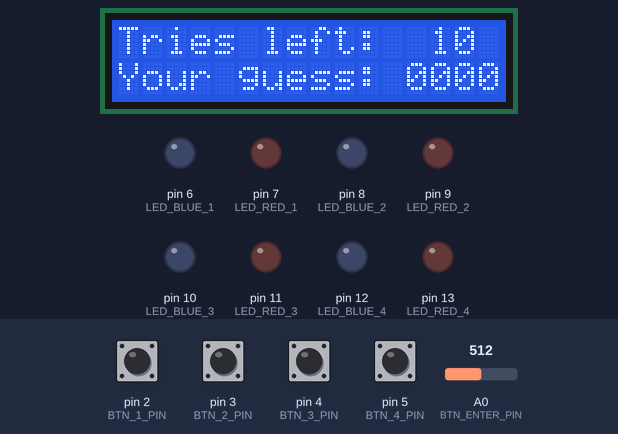
A sketch run on a simulated Arduino Uno, built with avr-gcc and run on an emulated ATmega328P. On the bench: 16×2 character LCD, output pins drawn as LEDs (lit = HIGH). The inputs (shaded band) are chosen by the test bench; at power-on: pin 2 (BTN_1_PIN), pin 3 (BTN_2_PIN), pin 4 (BTN_3_PIN), pin 5 (BTN_4_PIN) LOW, A0 (BTN_ENTER_PIN) = 512. Random numbers use the default seed unless the sketch sets one; what the sketch prints to the serial monitor is not drawn.

Above: at 3.3 s.
3.4 s: pin 2 (BTN_1_PIN) pulled HIGH for 1 s
At 4.45 s:
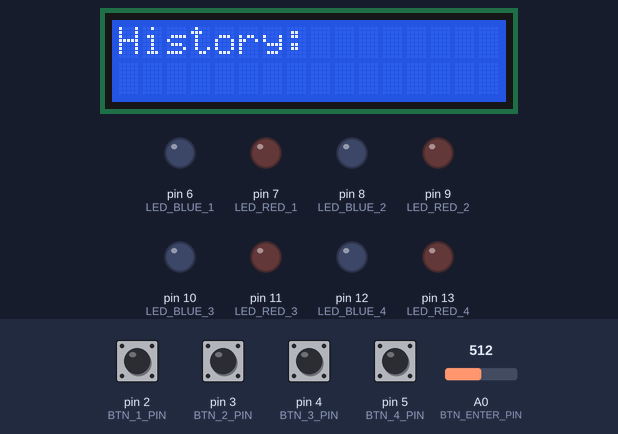
6.0 s: pin 3 (BTN_2_PIN) pulled HIGH for 0.15 s
At 7.3 s:
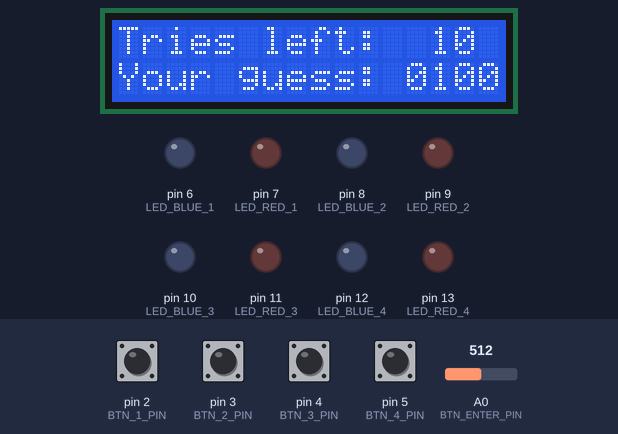
7.6 s: pin 4 (BTN_3_PIN) pulled HIGH for 0.15 s
At 8.6 s:
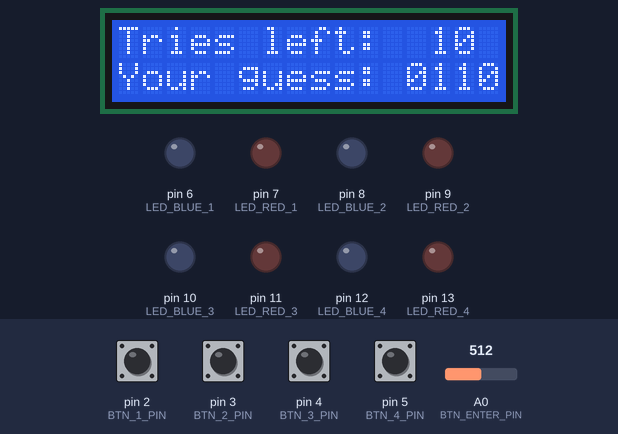
9.2 s: pin 5 (BTN_4_PIN) pulled HIGH for 0.15 s
At 9.8 s:
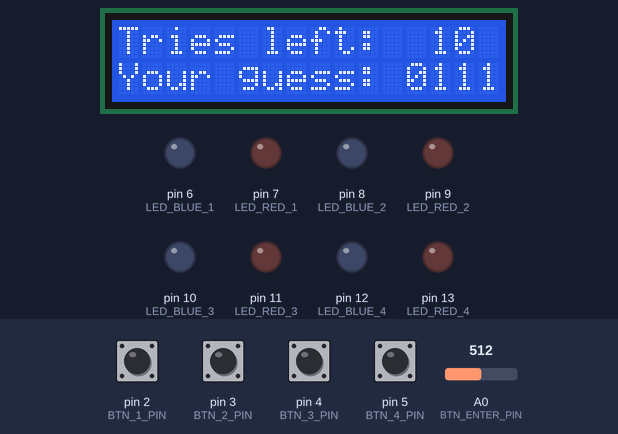
10.8 s: pin 2 (BTN_1_PIN) pulled HIGH for 0.15 s
At 11.5 s:
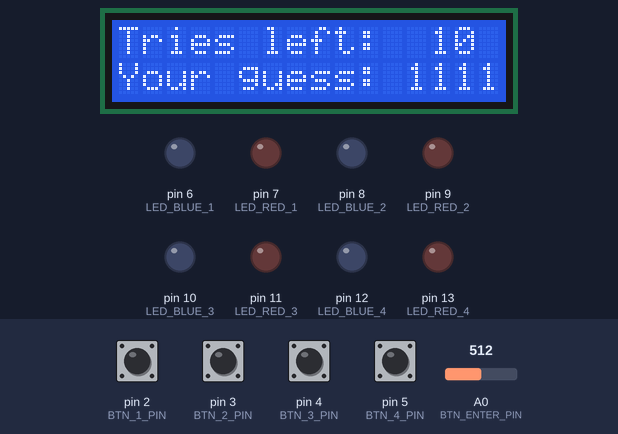
12.5 s: pin 3 (BTN_2_PIN) pulled HIGH for 1 s
At 14.7 s:
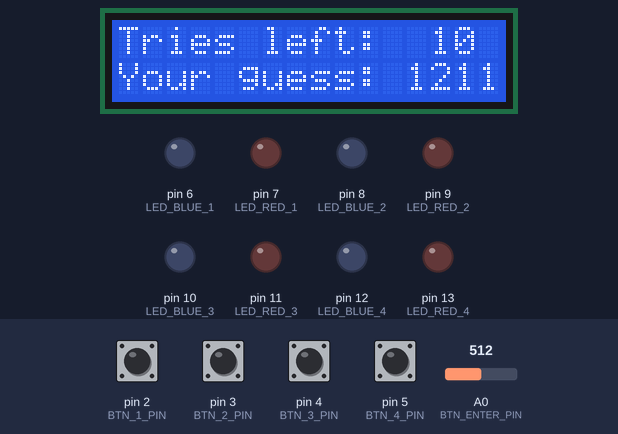
Timing chart, 0 to 16.0 s (numbered marks = the images above; inputs shaded):
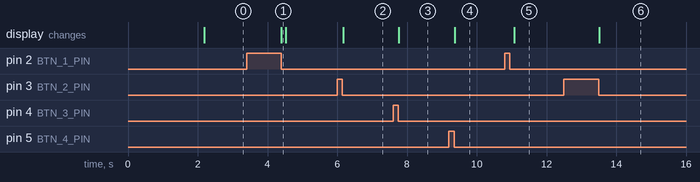

Measured:
- after the input at 3.4 s, the display: changes after 0.99 s (image 1)
- after the input at 6.0 s, the display: changes after 0.17 s (image 2)
- after the input at 7.6 s, the display: changes after 0.17 s (image 3)
- after the input at 9.2 s, the display: changes after 0.17 s (image 4)
- after the input at 10.8 s, the display: changes after 0.28 s (image 5)
- after the input at 12.5 s, the display: changes after 1.0 s (image 6)

The sketch:

ps6.ino
```cpp
#include <Arduino.h>
#include "lcd_wrapper.h"
#include "mastermind.h"

void setup() {
  Serial.begin(9600);
  randomSeed(analogRead(0));
  lcd_init();
  for(int i = 6; i <= 13; i++){
    pinMode(i,OUTPUT);
  }
  for(int i = 2; i <= 5; i++){
    pinMode(i,INPUT);
  }
  pinMode(A0,INPUT);
  delay(2000);

}


void loop() {
  char* code = generate_code(false, 4);
  play_game(code);
  free(code);
}
```

mastermind.cpp
```cpp
#include <Arduino.h>
#include <string.h>
#include "lcd_wrapper.h"
#include "mastermind.h"

bool is_enter_pressed(){
  if(analogRead(BTN_ENTER_PIN) == 0)return true;
  return false;
}

void play_game(char* secret){
  Serial.println(secret);
  char* guess_code = (char*)calloc(4+1,sizeof(char));
  for(int i = 0; i < 4; i++){
    guess_code[i] = 48;
  }
  char* tries_left = (char*)calloc(2+1,sizeof(char));
  int columns = 1, rows = 10;
  char* history[rows][columns];
  int peg_a = 0, peg_b = 0, hp = 10, i = 4, history_counter = 0, btn_one_calc = 0, history_index = 0;
  tries_left[0] = 49;
  tries_left[1] = 48;


  turn_off_leds();
  lcd_clear();
  lcd_set_cursor(1,0);
  lcd_print("Your guess: ");
  lcd_set_cursor(1,12);
  lcd_print(guess_code);
  lcd_set_cursor(0,0);
  lcd_print("Tries left: ");
  lcd_set_cursor(0,13);
  lcd_print(tries_left);

  while(peg_a != 4 && hp > 0){
    while(is_enter_pressed() == false){
      delay(100);
      if(digitalRead(BTN_1_PIN) == HIGH){
        while(digitalRead(BTN_1_PIN) == HIGH){
          delay(80);
          btn_one_calc++;
          if(btn_one_calc > 100)btn_one_calc = 11;
          if(btn_one_calc > 10){
            if(digitalRead(BTN_2_PIN) == HIGH)history_index--;
            while(digitalRead(BTN_2_PIN) == HIGH);
            if(digitalRead(BTN_3_PIN) == HIGH)history_index++;
            while(digitalRead(BTN_3_PIN) == HIGH);
            if(history_index < 0)history_index = history_counter - 1;
            if(history_index >= history_counter)history_index = 0;
            render_history(secret, *history, history_index);
          }
        }
        lcd_clear();
        lcd_set_cursor(1,0);
        lcd_print("Your guess: ");
        lcd_set_cursor(1,12);
        lcd_print(guess_code);
        lcd_set_cursor(0,0);
        lcd_print("Tries left: ");
        lcd_set_cursor(0,13);
        lcd_print(tries_left);
        if(btn_one_calc <= 10)i = 0;
        btn_one_calc = 0;
      }

      if(digitalRead(BTN_2_PIN) == HIGH)i = 1;
      while(digitalRead(BTN_2_PIN) == HIGH);
      if(digitalRead(BTN_3_PIN) == HIGH)i = 2;
      while(digitalRead(BTN_3_PIN) == HIGH);
      if(digitalRead(BTN_4_PIN) == HIGH)i = 3;
      while(digitalRead(BTN_4_PIN) == HIGH);
      if(i < 4){
        guess_code[i] += 1;
        if(guess_code[i] > 57)guess_code[i] = 48;
        //lcd_clear();
        lcd_set_cursor(1,0);
        lcd_print("Your guess: ");
        lcd_set_cursor(1,12);
        lcd_print(guess_code);
        //delay(200);
      }
      i = 4;

    }
    while(is_enter_pressed() == true);

    get_score(secret, guess_code, &peg_a, &peg_b);
    render_leds(peg_a, peg_b);
    if(peg_a != 4){
      hp--;
      tries_left[0] = 48;
      tries_left[1] = 48 + hp;
      lcd_set_cursor(0,13);
      lcd_print(tries_left);
    }
    strcpy(history[history_counter][0],guess_code);
    //Serial.println(history[history_counter][0]);
    history_counter++;
  }
  if(peg_a == 4){
    lcd_clear();
    lcd_set_cursor(0,1);
    lcd_print("Congratulations");
    lcd_set_cursor(1,4);
    lcd_print("YOU WON!");
    win_leds();
    delay(3000);
  }
  if(hp == 0){
    lcd_clear();
    lcd_set_cursor(0,0);
    lcd_print("NO LUCK YOU LOST");
    delay(3000);
  }
  free(guess_code);
  free(tries_left);
}


void render_history(char* secret, char** history, const int entry_nr){
  char* history_string = (char*)calloc(4+1,sizeof(char));
  int peg_a = 0, peg_b = 0;
  turn_off_leds();
  get_score(secret, &history[entry_nr][0], &peg_a, &peg_b);
  strcpy(history_string, history[entry_nr]);
  render_leds(peg_a,peg_b);
  lcd_set_cursor(0,0);
  lcd_clear();
  lcd_set_cursor(0,0);
  lcd_print("History: ");
  lcd_set_cursor(0,10);
  lcd_print(history_string);
  delay(100);
  free(history_string);
}

void get_score(const char* secret, const char* guess, int* peg_a, int* peg_b){
  *peg_a = 0;
  *peg_b = 0;
  for(int i = 0; i < 4; i++){
      if(secret[i] == guess[i])*peg_a = *peg_a + 1;

  }
  for(int i = 0; i < 4; i++){
    for(int j = 0; j < 4; j++){
      if(secret[i] == guess[j])*peg_b = *peg_b + 1;
    }
  }
}

char* generate_code(bool repeat, int length){
  if(length < 1)return NULL;
  char* code = (char*)calloc(length+1,sizeof(char));
  int min, max, count = 0;
  min = 0;
  max = 10;
  if(repeat == true){
    while(length > count){
      code[count] = (char)(random(min, max) + 48);
      count++;
    }
  }
  if(repeat == false){
    while(length > count){
      code[count] = (char)(random(min, max) + 48);
      count++;
    }
    for(int i = 0; i < length; i++){
      for(int j = 1+i; j < length; j++){
        while(code[i] == code[j])code[j] = (char)(random(min, max) + 48);
      }
    }
  }
  return code;
  free(code);
}

void render_leds(const int peg_a, const int peg_b){
  turn_off_leds();
  if(peg_a > 0)digitalWrite(LED_RED_1,HIGH);
  if(peg_a > 1)digitalWrite(LED_RED_2,HIGH);
  if(peg_a > 2)digitalWrite(LED_RED_3,HIGH);
  if(peg_a > 3)digitalWrite(LED_RED_4,HIGH);

  if(peg_b > 0 && digitalRead(LED_RED_1) == LOW)digitalWrite(LED_BLUE_1,HIGH);
  if(peg_b > 1 && digitalRead(LED_RED_2) == LOW)digitalWrite(LED_BLUE_2,HIGH);
  if(peg_b > 2 && digitalRead(LED_RED_3) == LOW)digitalWrite(LED_BLUE_3,HIGH);
  if(peg_b > 3 && digitalRead(LED_RED_4) == LOW)digitalWrite(LED_BLUE_4,HIGH);
}

void turn_off_leds(){
  for(int i = 6; i <= 13; i++){
    digitalWrite(i, LOW);
  }
}

void win_leds(){
  int count = 0;
  while(count != 5){
    for(int i = 6; i <= 13; i++){
      digitalWrite(i, HIGH);
      delay(50);
      digitalWrite(i, LOW);
      delay(50);
    }
    count++;
  }
  turn_off_leds();
}
```

mastermind.h
```cpp
#ifndef _MASTERMIND_H
#define _MASTERMIND_H

#define BTN_1_PIN       2
#define BTN_2_PIN       3
#define BTN_3_PIN       4
#define BTN_4_PIN       5
#define BTN_ENTER_PIN   A0

#define LED_BLUE_1      6
#define LED_RED_1       7
#define LED_BLUE_2      8
#define LED_RED_2       9
#define LED_BLUE_3      10
#define LED_RED_3       11
#define LED_BLUE_4      12
#define LED_RED_4       13


/**
 * Generate secret code
 *
 * Generates secret code, which consists from digits only as a string.
 * No two digits in the code combination can be same! Only if the repeat
 * parameter is set to true.
 * The length of generated code is set by the parameter length. If the given
 * parameter is less than 1, function will generate no code and returns NULL.
 * @param repeat if set to true, numbers in the generated code can repeat
 * @param length the length of the code
 * @return Pointer to the random generated code as string of given length. If length param is less than 1, return NULL.
 */
char* generate_code(bool repeat, int length);


/**
 * Game loop
 *
 * This is the main game loop. Function is called with the secret combination and
 * ends, when the combination is found or when the player runs out of the attempts.
 * @param secret reference to the secret combination
 */
void play_game(char* secret);


/**
 * Renders the RGB leds based on the guessed combination
 *
 * Lights up RGB leds with propper colors based on the current guessed combination.
 * Red color is for guessed number on correct position and blue number is for
 * guessed number on incorrect posititoin.
 * @param peg_a number of guessed digits on correct position
 * @param peg_b number of guessed digits on incorrect position
 */
void render_leds(const int peg_a, const int peg_b);


/**
 * Turns all RGB leds off
 */
void turn_off_leds();


/**
 * Renders history
 *
 * Renders line of a history defined by the parameter entry_nr on the display.
 * @param secret reference to the secret combination
 * @param history list (array) of history entries
 * @param entry_nr index of history entry to render
 */
void render_history(char* secret, char** history, const int entry_nr);


/**
 * Returns score for the given guess
 *
 * @param secret the pointer to the secret code
 * @param guess the pointer to the current guess
 * @param peg_a output parameter to get number of As for current guess
 * * @param peg_b output parameter to get number of Bs for current guess
 */
void get_score(const char* secret, const char* guess, int* peg_a, int* peg_b);

void win_leds();
#endif
```

lcd_wrapper.cpp
```cpp
#include <Arduino.h>
#include "lcd_wrapper.h"
#include <Wire.h>
#include <LiquidCrystal_I2C.h>

LiquidCrystal_I2C lcd(0x27,16,2);
void lcd_init(){
  lcd.init();
  lcd.init();
  lcd.backlight();
  lcd.setCursor(0,0);
  lcd.print("Welcome to LOGIK");
  lcd.setCursor(0,1);
  lcd.print("Guess the number");
}

void lcd_clear(){
  lcd.clear();
}


void lcd_set_cursor(int y, int x){
  lcd.setCursor(x,y);
}


void lcd_print(char* text){
    lcd.print(text);
    //Serial.println("78");
}


void lcd_print_at(int y, int x, char* text){
    lcd_set_cursor(y, x);
    lcd_print(text);
}
```

lcd_wrapper.h
```cpp
#ifndef _LCD_H
#define _LCD_H

/**
 * Initialize LCD
 *
 * Everything you need to initialize your LCD display, place here.
 * This function should be called in function setup().
 */
void lcd_init();


/**
 * Clears the LCD display
 *
 * Clears content of the LCD display. After the call is display empty.
 */
void lcd_clear();


/**
 * Set cursor to given posititon
 *
 * Sets cursor to given position based on y and x coordinates.
 * @param y the row
 * @param x the column
 */
void lcd_set_cursor(int y, int x);


/**
 * Print text on LCD display
 *
 * Prints the givent text on the display on the current
 * cursor position.
 * @param text the text to print
 */
void lcd_print(char* text);


/**
 * Set cursor to given positition and print text
 *
 * Sets the cursor to given position based on y and x coorindates
 * and then prints the given text.
 * @param y the row
 * @param x the column
 * @param text the text to print
 */
void lcd_print_at(int y, int x, char* text);

#endif
```
